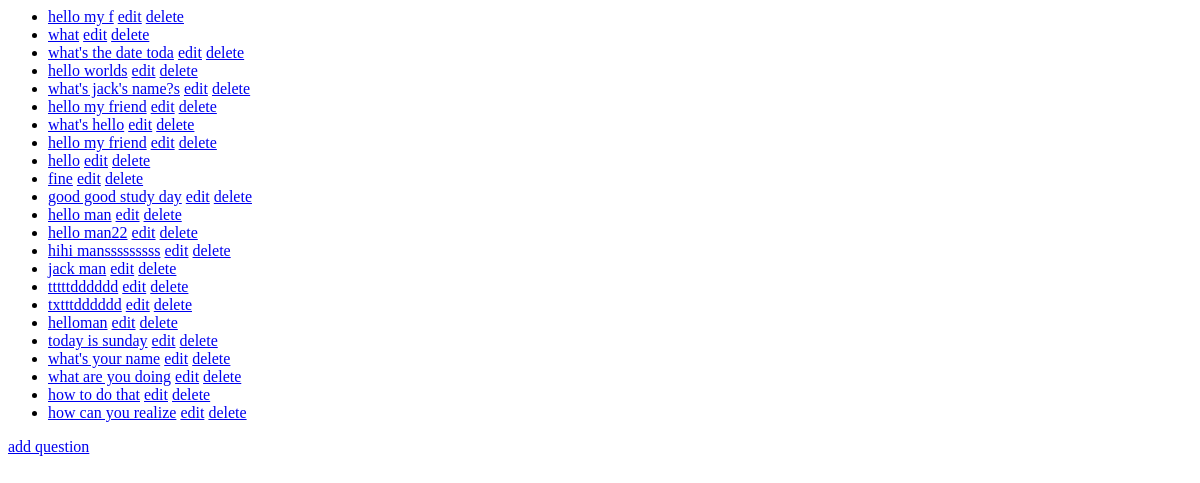
The page /quiz/ on the database as committed earlier.
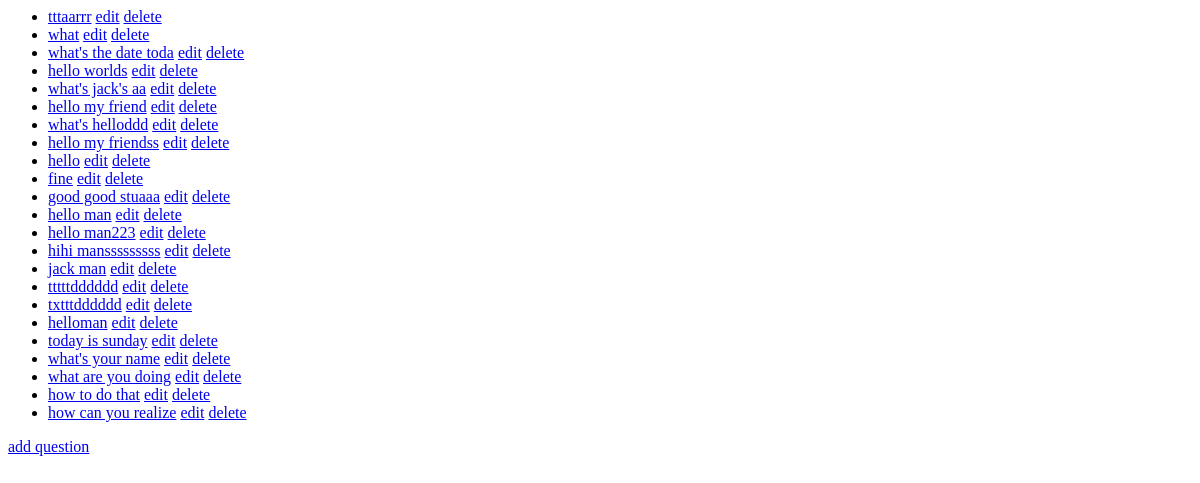
The same page on the database as committed later.
### quiz/models.py (models this page shows)
class Question(models.Model):
    question_text=models.CharField(max_length=20)
    pub_date=models.DateField(default=timezone.now())
    class Meta:
         ordering = [ "-pub_date"]
    def __unicode__(self):
        return self.question_text
    def get_absolute_url(self):
            return reverse('question-detail', kwargs={'pk': self.pk})

### quiz/views.py (the view)
class QuestionList(ListView):
    model=Question
    template_name='quiz/question_list.html'
    context_object_name='question_list'

### quiz/templates/quiz/question_list.html
<ul>
{% for q in question_list %}
	<li>
		<a href="{{q.get_absolute_url}}">{{q.question_text}}</a>
		<a href="{% url 'question-edit' pk=q.id %}">edit</a>
		<a href="{% url 'question-delete' pk=q.id %}">delete</a>
	</li>
{% endfor %}
</ul>
<a href="{% url 'question-new' %}">add question</a>

Rows that differ between the two databases and show on the page:
removed Question: question_text "hello my f"
added Question: question_text "tttaarrr"
changed Question: question_text "what's jack's name?s" → "what's jack's aa"
changed Question: question_text "what's hello" → "what's helloddd"
changed Question: question_text "hello my friend" → "hello my friendss"
changed Question: question_text "good good study day" → "good good stuaaa"
changed Question: question_text "hello man22" → "hello man223"
